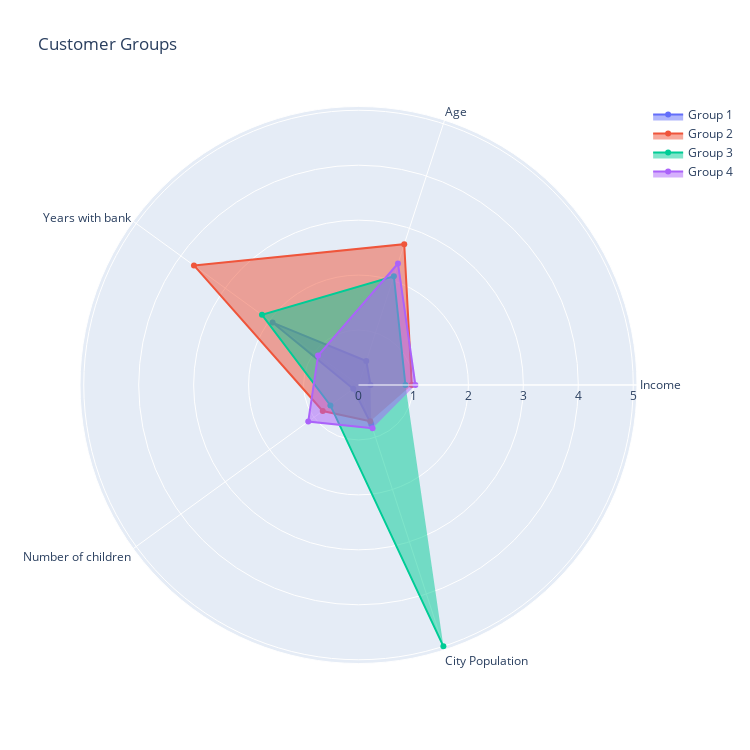

This figure's notebook cell:
### Code cell
fig = go.Figure(
    data=[
        go.Scatterpolar(r=Group_1, theta=categories, fill='toself', name='Group 1'),
        go.Scatterpolar(r=Group_2, theta=categories, fill='toself', name='Group 2'),
        go.Scatterpolar(r=Group_3, theta=categories, fill='toself', name='Group 3'),
        go.Scatterpolar(r=Group_4, theta=categories, fill='toself', name='Group 4')
    ],
    layout=go.Layout(
        title=go.layout.Title(text='Customer Groups'),
        polar={'radialaxis': {'visible': True}},
        showlegend=True,
        width=750,
        height=750
    )
)

fig.show()
# pyo.plot(fig)

### Figure 1 — Plotly figure (JSON) as saved in the notebook; plotly's stock layout.template omitted (floating-point values rounded to 4 significant figures)
{"data": [{"fill": "toself", "name": "Group 1", "r": [0.2183, 0.4584, 1.932, 0.1183, 0.7486], "theta": ["Income", "Age", "Years with bank", "Number of children", "City Population"], "type": "scatterpolar"}, {"fill": "toself", "name": "Group 2", "r": [0.9696, 2.694, 3.701, 0.8044, 0.6925], "theta": ["Income", "Age", "Years with bank", "Number of children", "City Population"], "type": "scatterpolar"}, {"fill": "toself", "name": "Group 3", "r": [0.854, 2.082, 2.171, 0.6327, 5], "theta": ["Income", "Age", "Years with bank", "Number of children", "City Population"], "type": "scatterpolar"}, {"fill": "toself", "name": "Group 4", "r": [1.035, 2.325, 0.9104, 1.13, 0.8295], "theta": ["Income", "Age", "Years with bank", "Number of children", "City Population"], "type": "scatterpolar"}], "layout": {"height": 750, "polar": {"angularaxis": {"type": "category"}, "radialaxis": {"autorange": true, "range": [0, 5.069], "type": "linear", "visible": true}}, "showlegend": true, "title": {"text": "Customer Groups"}, "width": 750}}
